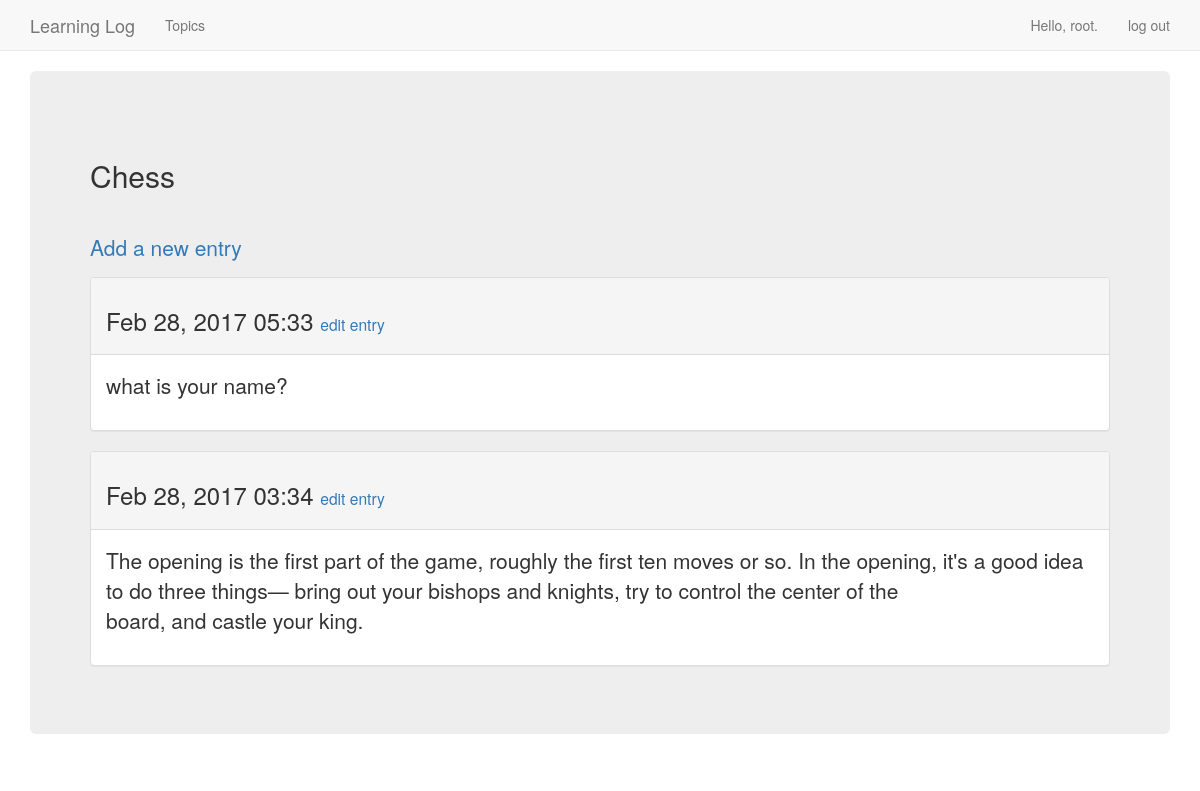
The page /topics/1/ (signed in) on the database its author committed.
### learning_logs/models.py (models this page shows, shortened)
class Topic(models.Model):
	text = models.CharField(max_length=200)
	date_added = models.DateTimeField(auto_now_add=True)
	owner = models.ForeignKey(User)
	def __str__(self):
		return self.text

class Entry(models.Model):
	topic=models.ForeignKey(Topic)
	text = models.TextField()
	date_added = models.DateTimeField(auto_now_add=True)
	class Meta:
		verbose_name_plural = 'entries'

### learning_logs/views.py (the view)
# urls.py: url(r'^topics/(?P<topic_id>\d+)/$', views.topic, name='topic'),
@login_required
def topic(request,topic_id):
	topic = Topic.objects.get(id=topic_id)
	if topic.owner != request.user:
		raise Http404
	entries = topic.entry_set.order_by('-date_added')
	context = {'topic': topic, 'entries': entries}
	return render(request, 'learning_logs/topic.html', context)

### learning_logs/templates/learning_logs/topic.html
{% extends 'learning_logs/base.html' %}
{% block header %}
  <h2>{{ topic }}</h2>
{% endblock %}
{% block content %}
<p>
    <a href="{% url 'learning_logs:new_entry' topic.id %}"> Add a new entry </a>
</p>
  {% for entry in entries %}
    <div class="panel panel-default">
      <div class="panel-heading">
        <h3>
          {{ entry.date_added|date:'M d, Y H:i' }}
          <small>
            <a href="{% url 'learning_logs:edit_entry' entry.id %}">
              edit entry</a>
          </small>
        </h3>
      </div>
      <div class="panel-body">
        {{ entry.text|linebreaks }}
      </div>
    </div>
  {% empty %}
    There are no entries for this topic yet.
  {% endfor %}
{% endblock content %}

### learning_logs/templates/learning_logs/base.html (shortened to what this page needs)
{% load bootstrap3 %}
<!DOCTYPE html>
<html lang="en">
  <head>
    {% bootstrap_css %}
  </head>
    <body>
    <nav class="navbar navbar-default navbar-static-top">
      <div class="container">
        <div class="navbar-header">
          <a class="navbar-brand" href="{% url 'learning_logs:index' %}">Learning Log</a>
        </div>
        <div id="navbar" class="navbar-collapse collapse">
          <ul class="nav navbar-nav">
            <li><a href="{% url 'learning_logs:topics' %}">Topics</a></li>
          </ul>
          <ul class="nav navbar-nav navbar-right">
              {% if user.is_authenticated %}
                  <li><a>Hello, {{ user.username }}.</a></li>
                  <li><a href="{% url 'users:logout' %}">log out</a></li>
                    {% else %}
                  <li><a href="{% url 'users:register' %}">register</a></li>
                  <li><a href="{% url 'users:login' %}">log in</a></li>
                  {% endif %}
          </ul>
        </div>
      </div>
    </nav>
    <div class="container">
      <div class="jumbotron">
          <div class="page-header">
            {% block header %}{% endblock %}
          </div>
          <div>
            {% block content %}{% endblock %}
          </div>
      </div>
    </div>
  </body>
</html>

### rows shown on the page
Topic: text "Chess"
Entry: date_added "Feb 28, 2017 05:33", text "what is your name?"
Entry: date_added "Feb 28, 2017 03:34", text "The opening is the first part of the game, roughly the first ten moves or so. In the opening, it's a good idea to do three things— bring out your bishops and knights, try to control the center of the board, and castle your king."

### other values the page prints
{{ user.username }} "root"
